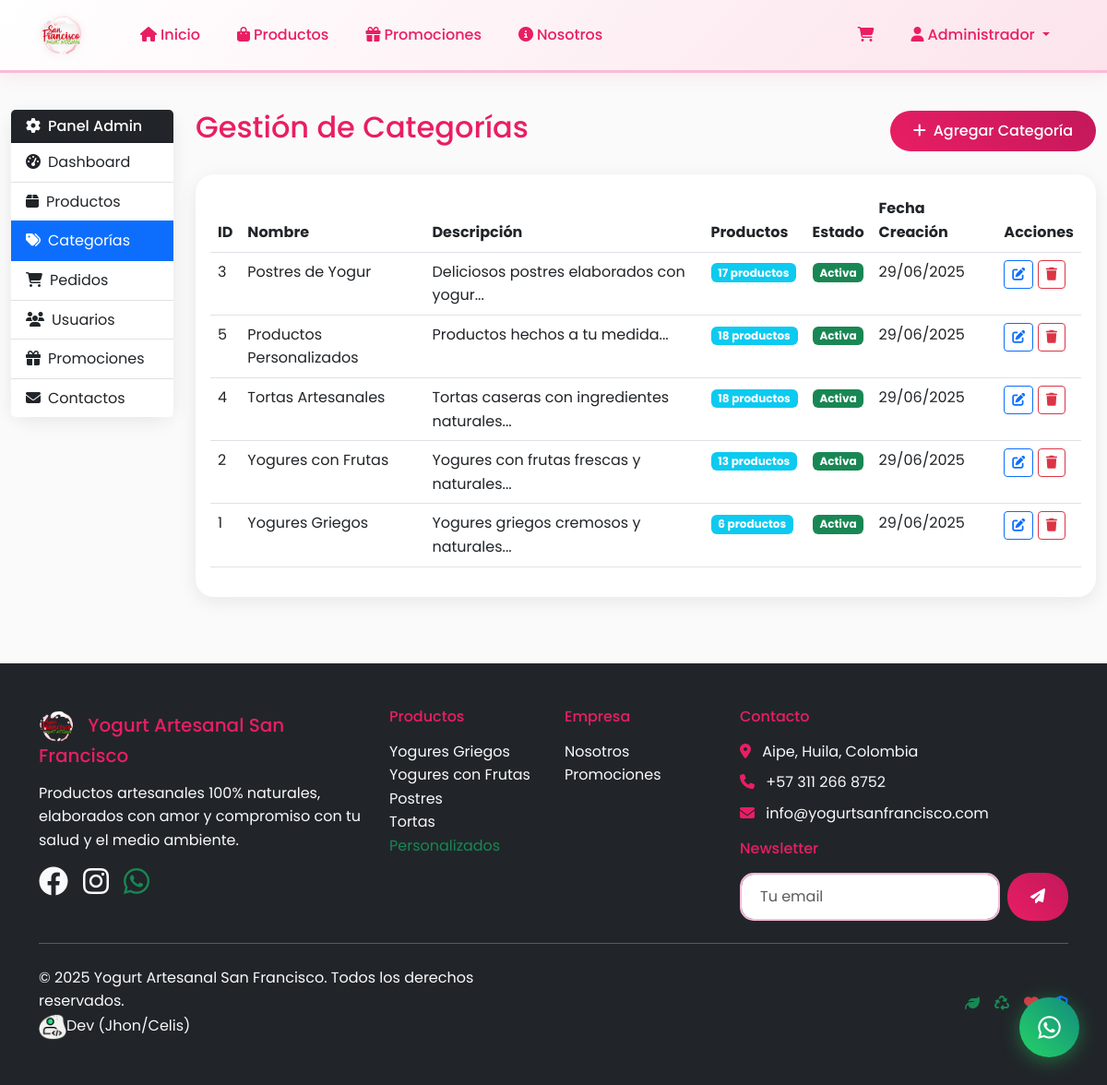
/admin/categories (signed in), run on the app's committed database.
### tables this page shows
CREATE TABLE categorias (
    id INT PRIMARY KEY AUTO_INCREMENT,
    nombre VARCHAR(100) NOT NULL,
    descripcion TEXT,
    imagen VARCHAR(255),
    activo BOOLEAN DEFAULT TRUE,
    fecha_creacion TIMESTAMP DEFAULT CURRENT_TIMESTAMP
);

### controllers/AdminController.php (called while the page is built, shortened)
<?php
require_once 'models/Category.php';
require_once 'config/config.php';
class AdminController {
    private $categoryModel;
    public function __construct() {
        $this->categoryModel = new Category();
    }
    public function categories() {
        $categories = $this->categoryModel->getAllCategories();
        include 'views/admin/categories.php';
    }
}
?>

### models/Category.php (called while the page is built, shortened)
<?php
require_once 'config/database.php';
class Category {
    private $conn;
    private $table = 'categorias';
    public function __construct() {
        $database = new Database();
        $this->conn = $database->getConnection();
    }
    public function getAllCategories() {
        $query = "SELECT * FROM " . $this->table . " WHERE activo = 1 ORDER BY nombre";
        $stmt = $this->conn->prepare($query);
        $stmt->execute();
        return $stmt->fetchAll(PDO::FETCH_ASSOC);
    }
}
?>

### config/database.php (called while the page is built, shortened)
<?php
class Database {
    private $host = 'localhost';
    private $db_name = 'yogurt_san_francisco';
    private $username = 'root';
    private $password = '';
    public function getConnection() {
        $this->conn = null;
        try {
            $this->conn = new PDO(
                "mysql:host=" . $this->host . ";dbname=" . $this->db_name . ";charset=utf8",
                $this->username,
                $this->password
            );
            $this->conn->setAttribute(PDO::ATTR_ERRMODE, PDO::ERRMODE_EXCEPTION);
        } catch(PDOException $exception) {
            echo "Error de conexión: " . $exception->getMessage();
            die();
        }
        return $this->conn;
    }
}
?>

### config/config.php (called while the page is built, shortened)
<?php
function formatDate($date) {
    return date('d/m/Y', strtotime($date));
}
?>

### views/admin/categories.php (the view, shortened to what this page needs)
<?php
include 'views/layout/header.php';
?>
<div class="container-fluid py-4">
    <div class="row">
        <div class="col-lg-2 col-md-3">
            <div class="card">
                <div class="card-header bg-dark text-white">
                    <h6 class="mb-0"><i class="fas fa-cog me-2"></i>Panel Admin</h6>
                </div>
                <div class="list-group list-group-flush">
                    <a href="<?php echo SITE_URL; ?>admin" class="list-group-item list-group-item-action">
                        <i class="fas fa-tachometer-alt me-2"></i>Dashboard
                    </a>
                    <a href="<?php echo SITE_URL; ?>admin/products" class="list-group-item list-group-item-action">
                        <i class="fas fa-box me-2"></i>Productos
                    </a>
                    <a href="<?php echo SITE_URL; ?>admin/categories" class="list-group-item list-group-item-action active">
                        <i class="fas fa-tags me-2"></i>Categorías
                    </a>
                    <a href="<?php echo SITE_URL; ?>admin/orders" class="list-group-item list-group-item-action">
                        <i class="fas fa-shopping-cart me-2"></i>Pedidos
                    </a>
                    <a href="<?php echo SITE_URL; ?>admin/users" class="list-group-item list-group-item-action">
                        <i class="fas fa-users me-2"></i>Usuarios
                    </a>
                    <a href="<?php echo SITE_URL; ?>admin/promotions" class="list-group-item list-group-item-action">
                        <i class="fas fa-gift me-2"></i>Promociones
                    </a>
                    <a href="<?php echo SITE_URL; ?>admin/contacts" class="list-group-item list-group-item-action">
                        <i class="fas fa-envelope me-2"></i>Contactos
                    </a>
                </div>
            </div>
        </div>
        <div class="col-lg-10 col-md-9">
            <div class="d-flex justify-content-between align-items-center mb-4">
                <h2 class="text-primary-custom">Gestión de Categorías</h2>
                <button class="btn btn-primary" data-bs-toggle="modal" data-bs-target="#addCategoryModal">
                    <i class="fas fa-plus me-2"></i>Agregar Categoría
                </button>
            </div>
            <div class="card">
                <div class="card-body">
                    <div class="table-responsive">
                        <table class="table table-hover">
                            <thead>
                                <tr>
                                    <th>ID</th>
                                    <th>Nombre</th>
                                    <th>Descripción</th>
                                    <th>Productos</th>
                                    <th>Estado</th>
                                    <th>Fecha Creación</th>
                                    <th>Acciones</th>
                                </tr>
                            </thead>
                            <tbody>
                                <?php if (!empty($categories)): ?>
                                    <?php foreach ($categories as $category): ?>
                                    <tr>
                                        <td><?php echo $category['id']; ?></td>
                                        <td><?php echo $category['nombre']; ?></td>
                                        <td><?php echo substr($category['descripcion'], 0, 50) . '...'; ?></td>
                                        <td>
                                            <span class="badge bg-info">
                                                <?php echo rand(5, 25); ?> productos
                                            </span>
                                        </td>
                                        <td>
                                            <span class="badge <?php echo $category['activo'] ? 'bg-success' : 'bg-secondary'; ?>">
                                                <?php echo $category['activo'] ? 'Activa' : 'Inactiva'; ?>
                                            </span>
                                        </td>
                                        <td><?php echo formatDate($category['fecha_creacion']); ?></td>
                                        <td>
                                            <button class="btn btn-sm btn-outline-primary" onclick="editCategory(<?php echo $category['id']; ?>)">
                                                <i class="fas fa-edit"></i>
                                            </button>
                                            <button class="btn btn-sm btn-outline-danger" onclick="deleteCategory(<?php echo $category['id']; ?>)">
                                                <i class="fas fa-trash"></i>
                                            </button>
                                        </td>
                                    </tr>
                                    <?php endforeach; ?>
                                <?php else: ?>
                                    <tr>
                                        <td colspan="7" class="text-center">No hay categorías registradas</td>
                                    </tr>
                                <?php endif; ?>
                            </tbody>
                        </table>
                    </div>
                </div>
            </div>
        </div>
    </div>
</div>
<?php include 'views/layout/footer.php'; ?>

### data on the page
categorias: id "3", nombre "Postres de Yogur", descripcion "Deliciosos postres elaborados con yogur", activo "Activa", fecha_creacion "29/06/2025"
categorias: id "5", nombre "Productos Personalizados", descripcion "Productos hechos a tu medida", activo "Activa", fecha_creacion "29/06/2025"
categorias: id "4", nombre "Tortas Artesanales", descripcion "Tortas caseras con ingredientes naturales", activo "Activa", fecha_creacion "29/06/2025"
categorias: id "2", nombre "Yogures con Frutas", descripcion "Yogures con frutas frescas y naturales", activo "Activa", fecha_creacion "29/06/2025"
categorias: id "1", nombre "Yogures Griegos", descripcion "Yogures griegos cremosos y naturales", activo "Activa", fecha_creacion "29/06/2025"

### other printed values
$_SESSION['user_name'] "Administrador"
SITE_NAME "Yogurt Artesanal San Francisco"
